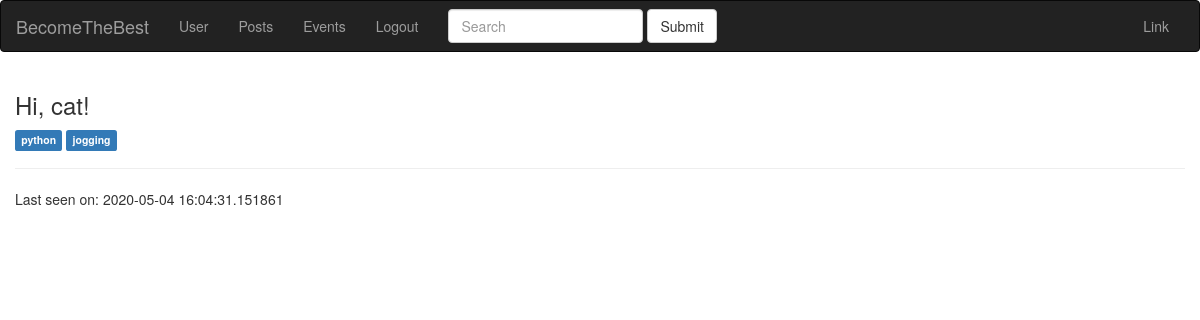
Before: /index (signed in) with the older database file.
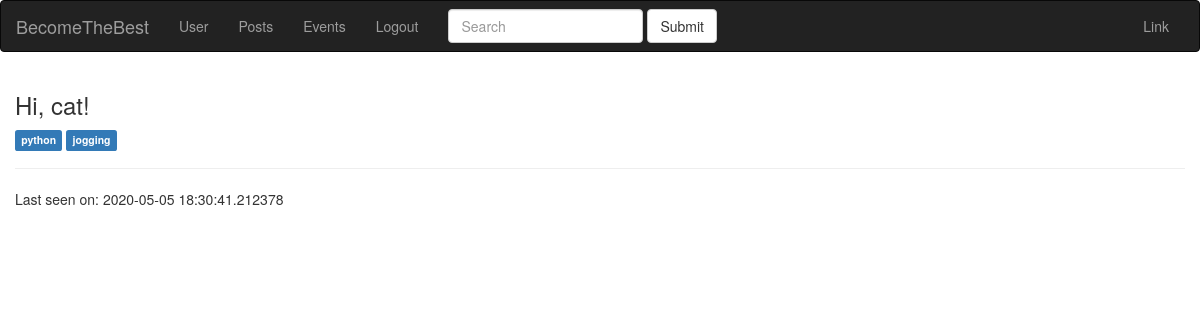
After: the same page with the newer database file.
### models.py (models this page shows, shortened)
class User(UserMixin, db.Model):
    id = db.Column(db.Integer, primary_key=True)
    email = db.Column(db.String(120), index=True, unique=True)
    username = db.Column(db.String(64), index=True, unique=True)
    password_hash = db.Column(db.String(128))
    date = db.Column(db.DateTime, index=True, default=datetime.utcnow)
    timestamp = db.Column(db.String(128), default=int(time()))
    city = db.Column(db.String(128))
    about_me = db.Column(db.String(140))
    last_seen = db.Column(db.DateTime, default=datetime.utcnow)
    tags = db.relationship(
        'Tag', secondary=user_tags, backref=db.backref('users', lazy='dynamic'))
    posts = db.relationship('Post', backref='author', lazy='dynamic')
    followed = db.relationship(
        'User', secondary=followers,
        primaryjoin=(followers.c.follower_id == id),
        secondaryjoin=(followers.c.followed_id == id),
        backref=db.backref('followers', lazy='dynamic'), lazy='dynamic')

class Tag(db.Model):
    id = db.Column(db.Integer, primary_key=True)
    name = db.Column(db.String(100))
    slug = db.Column(db.String(100))

### view.py (the view)
@app.route('/')
@app.route('/index')
@login_required
def index():
    user = User.query.filter_by(username=current_user.username).first_or_404()
    return render_template("index.html", title='Home Page', user=user)

### models.py (called while the page is built)
@login.user_loader
def load_user(id):
    return User.query.get(int(id))

### view.py (called while the page is built)
@app.before_request
def before_request():
    if current_user.is_authenticated:
        current_user.last_seen = datetime.utcnow()
        db.session.commit()

### templates/index.html
{% extends 'base.html' %} {% block title %} Index page title {% endblock %} {% block content_title %}
<h3>Hi, {{ current_user.username }}!</h3>
{% endblock %} {% block content %} {% for tag in user.tags %}
<span class="label label-primary">{{ tag.name }}</span> {% endfor %}
<br>
<hr> {% if user.last_seen %} Last seen on: {{ user.last_seen }} {% endif %} {% endblock %}

### templates/base.html (shortened to what this page needs)
<html>
<head>
    <link rel="stylesheet" href="https://stackpath.bootstrapcdn.com/bootstrap/3.4.1/css/bootstrap.min.css">
</head>
<body onload="GetMap();">
    <nav class="navbar navbar-inverse">
        <div class="container-fluid">
            <div class="navbar-header">
                <a class="navbar-brand" href="{{url_for('index')}}">BecomeTheBest</a>
            </div>
            <div class="collapse navbar-collapse" id="bs-example-navbar-collapse-1">
                <ul class="nav navbar-nav">
                    {% if current_user.is_anonymous %}
                    <li class="nav-item active ">
                        <a href="{{ url_for( 'login') }} ">Login</a>
                    </li>
                    <li class="nav-item ">
                        <a class="nav-link " href="{{ url_for( 'register') }} ">Click to register</a>
                    </li>
                    {% else %}
                    <li class="nav-item "><a href="{{ url_for('users.index')}}">User</a></li>
                    <li class="nav-item "><a href="{{ url_for('posts.index')}}">Posts</a></li>
                    <li class="nav-item "><a href="{{ url_for('events.index')}}">Events</a></li>
                    <li class="nav-item "><a class="nav-link " href="{{ url_for( 'logout') }} ">Logout</a></li>
                    {% endif %}
                </ul>
                <form class="navbar-form navbar-left">
                    <div class="form-group">
                        <input type="text" class="form-control" placeholder="Search">
                    </div>
                    <button type="submit" class="btn btn-default">Submit</button>
                </form>
                <ul class="nav navbar-nav navbar-right">
                    <li><a href="#">Link</a></li>
                </ul>
            </div>
        </div>
    </nav>
    <div class="container">
        <div class="row">
            <h2>
                {% block content_title %} {% endblock %}
            </h2>
            {% block content %} {% endblock %}
            <div id="OSMap" style="position:absolute; width:1000px; height:500px;"></div>
        </div>
    </div>
</body>
</html>

Changed rows visible on the page:
changed User "cat": last_seen "2020-05-04 16:04:31.151861" → "2020-05-05 18:30:41.212378"
